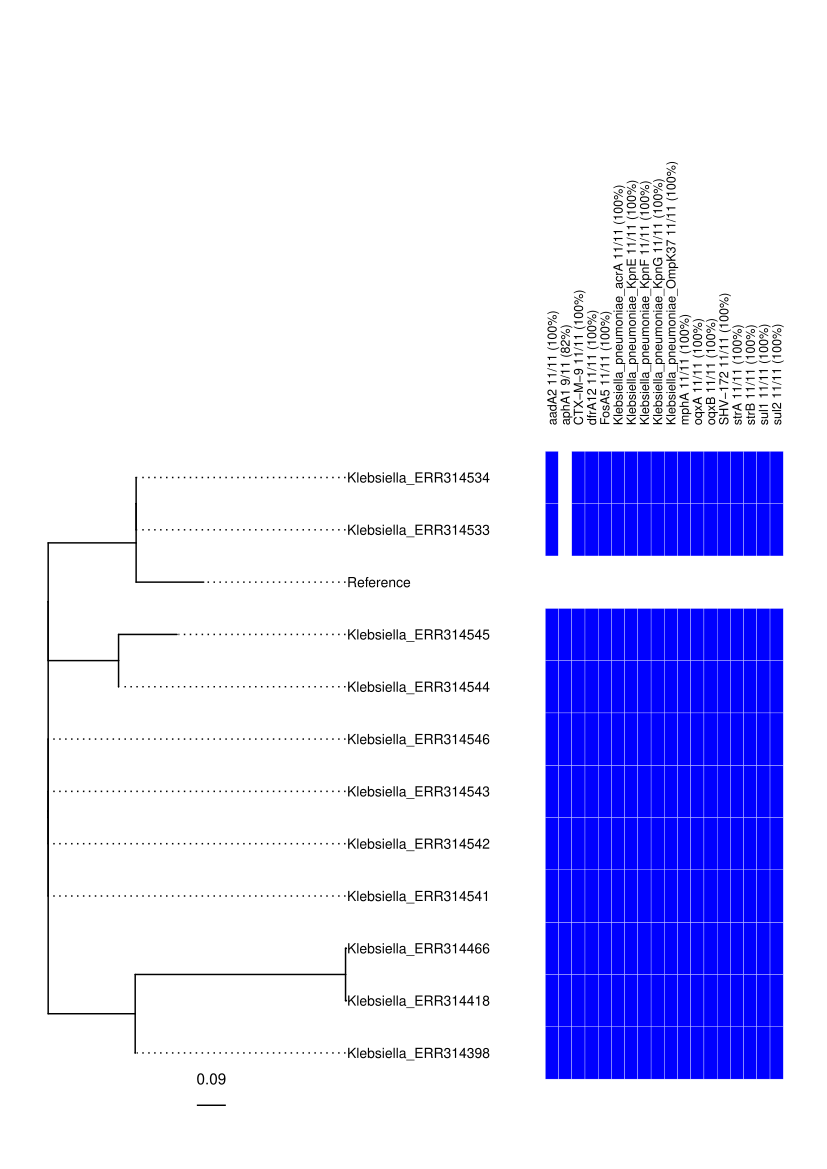

The R source for this figure:
library(ggtree)
library(pheatmap)
library(magrittr)
library(dplyr)
library(readr)
library(reshape2)

#read in card data
df <- read_delim("~/Dropbox/Doctorate/Manuscripts/SGI1_BIGSI/final_assemblies/Kleb_Abricate_card/Kleb_card_abricate.txt", 
                 "\t", escape_double = FALSE, trim_ws = TRUE)

#change colnames to be more informative
colnames(df)[c(1,9:10)] <- c("name","perc_coverage", "perc_identity")

#store colnames for reuse
df_colnames <- colnames(df)

#read in card data
df <- read_delim("~/Dropbox/Doctorate/Manuscripts/SGI1_BIGSI/final_assemblies/Kleb_Abricate_card/Kleb_card_abricate.txt", 
                 "\t", escape_double = FALSE, trim_ws = TRUE, col_names = FALSE, skip = 1)

#filter all duplicate header rows by looking for keyword
df <- df %>% filter(X2 != "SEQUENCE")

#apply column names to the dataframe
colnames(df) <- df_colnames

#change data type to numeric
df$perc_coverage <- as.numeric(df$perc_coverage)

#change data type to numeric
df$perc_identity <- as.numeric(df$perc_identity)

#filter for gene hits with >90 cov and identity
df <- df %>% filter(perc_coverage > 90) %>% filter( perc_identity > 90)

#filter out non-card data
df <- df %>% filter(DATABASE %in% c("card"))

#select columns containg sample name and genes identified
df2 <- df %>%select(contains("name"), contains("GENE"))

#recast dataframe to generate a presence absence table
df3 <- dcast(data = df2, name ~ GENE, length, drop = FALSE)

#replace NAs with 0
df3[is.na(df3)] <- 0

#trim everything after "." in the sample names (to remove ".fasta")
rownames(df3) <- gsub("\\..*","",df3$name)

#add genus name to start of sample name and set rownames to this value
rownames(df3) <- gsub("E","Klebsiella_E",rownames(df3))

#remove column with row names
df3 <- df3[,2:ncol(df3)]

#colwise sum
colSums(df3) -> sums

#add the number of samples in dataset positive for a gene, colwise, as well as this number as a percentage
colnames(df3) <- paste0(colnames(df3), " ", sums, "/", nrow(df3), " (", round(sums/nrow(df3)*100), "%)")

#change gene names from APH to other more commonly used names
colnames(df3) <- gsub("APH.*Ib", "strA", colnames(df3))
colnames(df3) <- gsub("APH.*Ia", "aphA1", colnames(df3))
colnames(df3) <- gsub("APH.*Id", "strB", colnames(df3))

#change column order to be alphabetical
df3 <- df3[,order(names(df3))]

#read in the SNP tree
tree <- read.tree(file = "~/Dropbox/Doctorate/Manuscripts/SGI1_BIGSI/November/Kleb_tree.tree")

#create a preliminary tree
p2 <- ggtree(tree) %<+% 
  df3 +
  geom_tiplab(size = 3, align = FALSE) 

#change tip labels to trim off ".fasta"
tree$tip.label <- gsub("\\..*","",tree$tip.label)

#create a data frame from the tree tip labels for downstream analysis
tips <- as.data.frame(tree$tip.label)

#change col names to allow table joining
colnames(tips) <- "name"

#read in spreadsheet with genus designations for the strains
genus_table <- read_table2("~/Dropbox/Doctorate/Manuscripts/SGI1_BIGSI/November/Accession_bioproject_genus")

#join the genus table and the tip labels
new_names <- left_join(tips, genus_table)

#create a new column in the format "Genus_AccesionNo."
new_names$new <- paste0(new_names$Genus, "_", new_names$name)

#Fix the name for reference so it doesnt start with "NA"
new_names$new <- gsub("NA_", "", new_names$new)

#apply new tip labels to the tree
tree$tip.label <- new_names$new

#generate final tree
p <- ggtree(tree) %<+% 
  df3 +
  geom_tiplab(size = 3.5, align = TRUE) +
  geom_treescale()

#plot tree
p

#place next to our previously generated tree a genotypic table
a <- gheatmap(p = p, data = df3,
              colnames_offset_y = 0,
              low = "white",
              high = "blue",
              font.size = 3,
              hjust = 0,
              colnames_position = "top",
              colnames_angle = 90,
              offset = .6,
              width = .8) + ggplot2::ylim(NA, 20) +
  theme(legend.position = "none")

#plot the... plot
a
